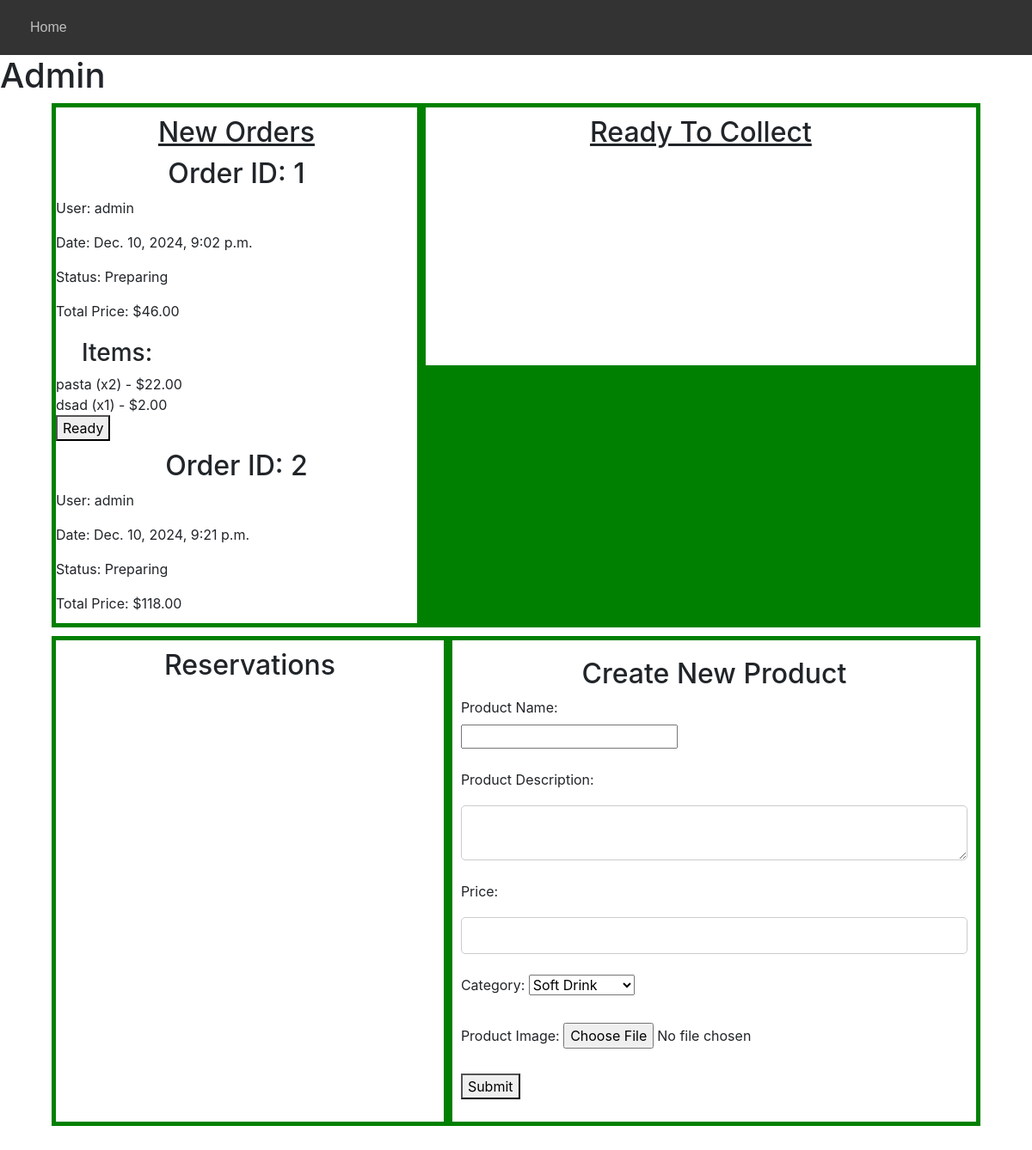
The page /dashboard (signed in) on the database as committed earlier.
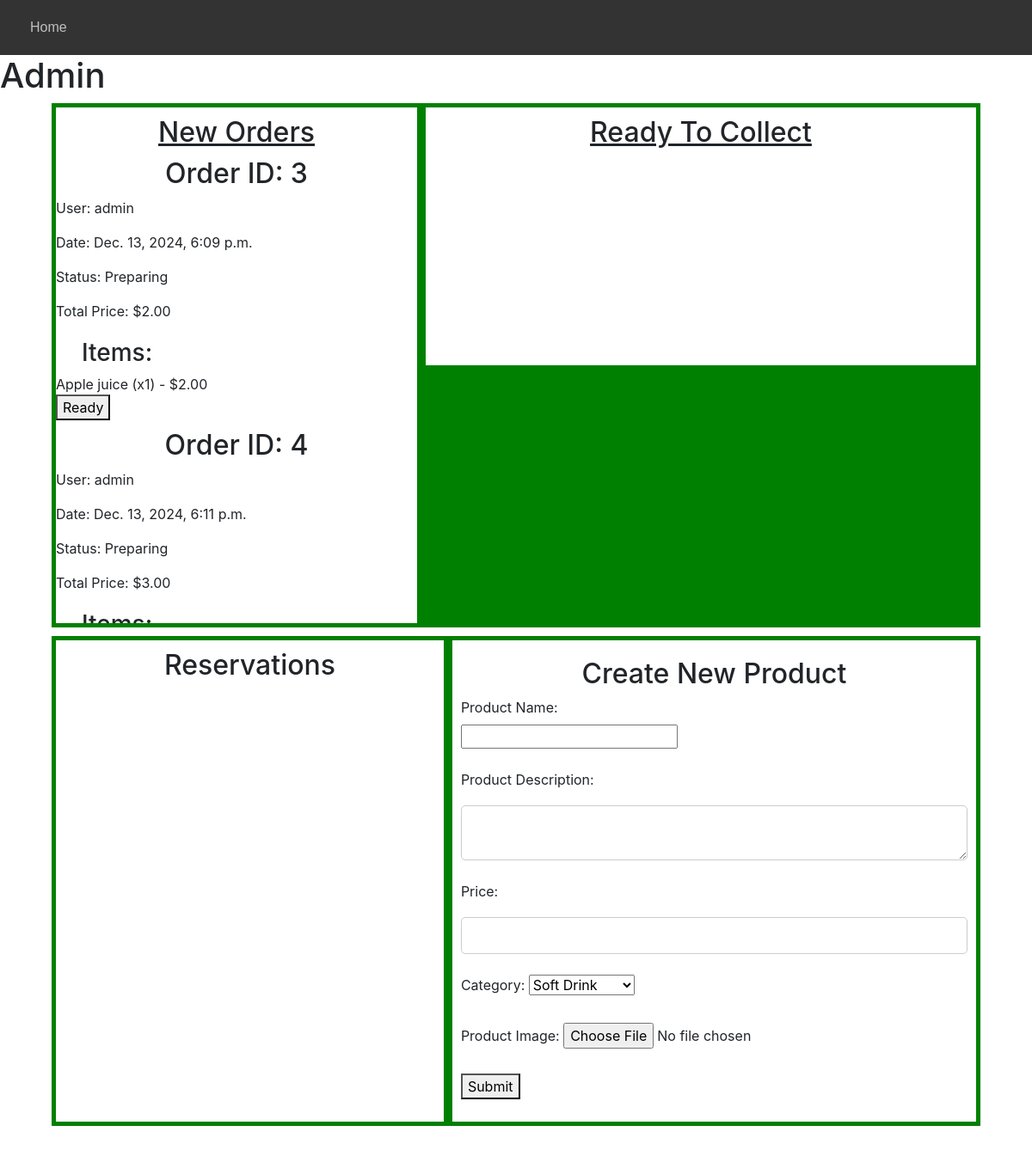
The same page on the database as committed later.
### rest_mng/models.py (models this page shows)
class Sales(models.Model):
    user = models.ForeignKey(User, on_delete=models.CASCADE, related_name="sales")
    date = models.DateTimeField(auto_now_add=True, null=True, blank=True)
    total_price = models.DecimalField(max_digits=10, decimal_places=2)
    STATUS_CHOICES = [
        ('Preparing', 'Preparing'),
        ('Ready', 'Ready'),
        ('Collected', 'Collected'),
    ]
    status = models.CharField(max_length=9, choices=STATUS_CHOICES, default='Preparing')

class User(AbstractUser):
    pass

class SalesItems(models.Model):
    sale = models.ForeignKey(Sales, on_delete=models.CASCADE, related_name="items")
    product = models.ForeignKey('Product', on_delete=models.PROTECT)
    quantity = models.PositiveIntegerField()
    price = models.DecimalField(max_digits=10, decimal_places=2)

class Product(models.Model):
    prod_name = models.CharField(max_length=15)
    prod_desc = models.CharField(max_length=255)
    price = models.DecimalField(max_digits=10, decimal_places=2)
    category = models.CharField(max_length=50, choices=[('Soft Drink', 'Soft Drink'), ('Alcohol Drink', 'Alcohol Drink'), ('Food', 'Food'),('Desert', 'Desert')], default='N/A')
    date = models.DateTimeField(auto_now_add=True)
    in_stock = models.BooleanField(default=True)
    image = models.ImageField(upload_to='images/', blank=True, null=True)
    favorite = models.ManyToManyField(User, blank= True,  related_name="favorite")

### rest_mng/views.py (the view)
    def decorated_view_func(request, *args, **kwargs):
        if not request.user.is_superuser:
            messages.error(request, "This page is only available for users with appropriate clearance level, "
                                    "if you have this clearance please log in with your credentials then try again.")
            return redirect('login')  # Redirect to the login page
        return view_func(request, *args, **kwargs)

### rest_mng/views.py (called while the page is built)
def admin_dashboard(view_func):
    def decorated_view_func(request, *args, **kwargs):
        if not request.user.is_superuser:
            messages.error(request, "This page is only available for users with appropriate clearance level, "
                                    "if you have this clearance please log in with your credentials then try again.")
            return redirect('login')  # Redirect to the login page
        return view_func(request, *args, **kwargs)
    return decorated_view_func

@admin_dashboard
def dashboard(request):
    orders = Sales.objects.prefetch_related('items__product').filter(status='Preparing')
    return render(request, 'rest_mng/admin.html',{
        'orders':orders
    })

### rest_mng/templates/rest_mng/admin.html (shortened to what this page needs)
{% load static %}
<html lang="en">
    <head>
        <link rel="stylesheet" href="https://stackpath.bootstrapcdn.com/bootstrap/4.4.1/css/bootstrap.min.css">
        <link rel="stylesheet" href="{% static 'rest_mng/styles.css' %}">
    </head>
    <body>
        <nav class="nav">
            <ul id="nav_list">
                <li class="list_item">
                    <a class="list_link" href="{% url 'index' %}">Home </a>
                </li>
            </ul>
        </nav>
    <h1><bold>Admin</bold></h1>
    <div id="row_1">
    <div id="new_orders"><h2 style="text-decoration:underline">New Orders</h2>
        {% for order in orders %}
            <div class="order">
                <h2>Order ID: {{ order.id }}</h2>
                <p>User: {{ order.user.username }}</p>
                <p>Date: {{ order.date }}</p>
                <p>Status: <span id="status-{{ order.id }}">{{ order.status }}</span></p>
                <p>Total Price: ${{ order.total_price }}</p>
                <h3>Items:</h3>
                <ul>
                    {% for item in order.items.all %}
                    <li>{{ item.product.prod_name }} (x{{ item.quantity }}) - ${{ item.price }}</li>
                    {% endfor %}
                </ul>
                <button class="update-status" data-order-id="{{ order.id }}">Ready</button>
            </div>
            {% endfor %}
    </div>
    <div id="to_collect"><h2 style="text-decoration:underline">Ready To Collect</h2></div>
    </div>
    <div id="row_2">
    <div id="reservations"><h2>Reservations</h2></div>
    <div id="create_new">
        <h2>Create New Product</h2>
        <form action="{% url 'new_product' %}" method="post" enctype="multipart/form-data">
        <label for="prod_name">Product Name:</label><br>
        <input type="text" id="prod_name" name="prod_name" maxlength="15" required><br><br>
        <label for="prod_desc">Product Description:</label><br>
        <textarea id="prod_desc" name="prod_desc" maxlength="255" required></textarea><br><br>
        <label for="price">Price:</label>
        <input type="number" id="price" name="price" step="0.01" max="999.99" required><br><br>
        <label for="category">Category:</label>
        <select id="category" name="category">
            <option value="Soft Drink">Soft Drink</option>
        </select><br><br>
        <label for="image">Product Image:</label>
        <input type="file" id="image" name="image" accept="image/*"><br><br>
        <button type="submit">Submit</button>
    </form>
    </div>
    </div>
    </body>
    </html>

### rest_mng/static/rest_mng/styles.css (style rules this page uses)
body, ul, li, a, input { margin: 0; padding: 0; box-sizing: border-box; }
body { padding-bottom: 20px; }
h2 { text-align:center; margin-top: 10px; }
h3, h4 { margin-top: 20px; margin-left:30px; }
.nav { display: flex; justify-content: space-between; align-items: center; padding: 10px 20px; background-color: #333; color: white; font-family: Arial, sans-serif; }
#nav_list { list-style: none; display: flex; gap: 20px; transition: max-height 0.3s ease; }
.list_item { display: flex; }
.list_link { text-decoration: none; color: #bfbfbf; padding: 10px 15px; margin-bottom: 0px; transition: background-color 0.3s ease; align-items: center; justify-content: center; }
#row_1, #row_2 { display:flex; flex-direction: row; width:90%; background-color: green; margin-left:auto; margin-right:auto; margin-bottom: 10px; }
#new_orders { flex-grow:1; background-color: white; margin:5px; max-height:600px; overflow-y: auto; }
#to_collect { flex-grow:2; background-color: white; margin:5px; height:300px; }
#reservations { flex-grow:2; background-color: white; margin:5px 5px; height:auto; }
#create_new { flex-grow:1; background-color: white; margin:5px 5px; height:auto; padding: 10px; }
input[type="number"], textarea { width: 100%; padding: 10px; border: 1px solid #ccc; border-radius: 5px; font-size: 14px; box-sizing: border-box; outline: none; transition: border-color 0.3s; margin-top:10px; }

Rows that differ between the two databases and show on the page:
removed Sales: id "1", user.username "admin", date "Dec. 10, 2024, 9:02 p.m.", status "Preparing", total_price "46.00"
removed SalesItems: product.prod_name "pasta", quantity "2", price "22.00", shown under "1"
removed SalesItems: product.prod_name "dsad", quantity "1", price "2.00"
removed Sales: id "2", user.username "admin", date "Dec. 10, 2024, 9:21 p.m.", status "Preparing", total_price "118.00"
added Sales: id "3", user.username "admin", date "Dec. 13, 2024, 6:09 p.m.", status "Preparing", total_price "2.00"
added SalesItems: product.prod_name "Apple juice", quantity "1", price "2.00", shown under "3"
added Sales: id "4", user.username "admin", date "Dec. 13, 2024, 6:11 p.m.", status "Preparing", total_price "3.00"
